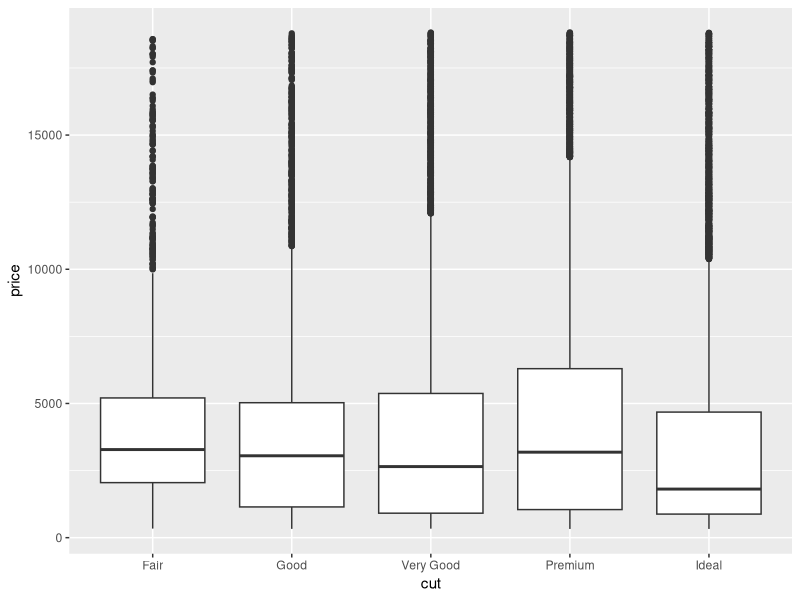
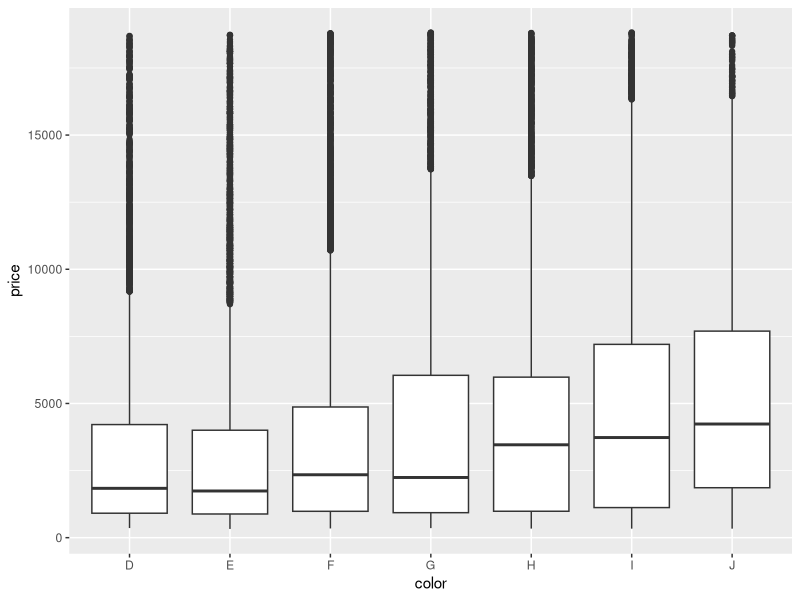
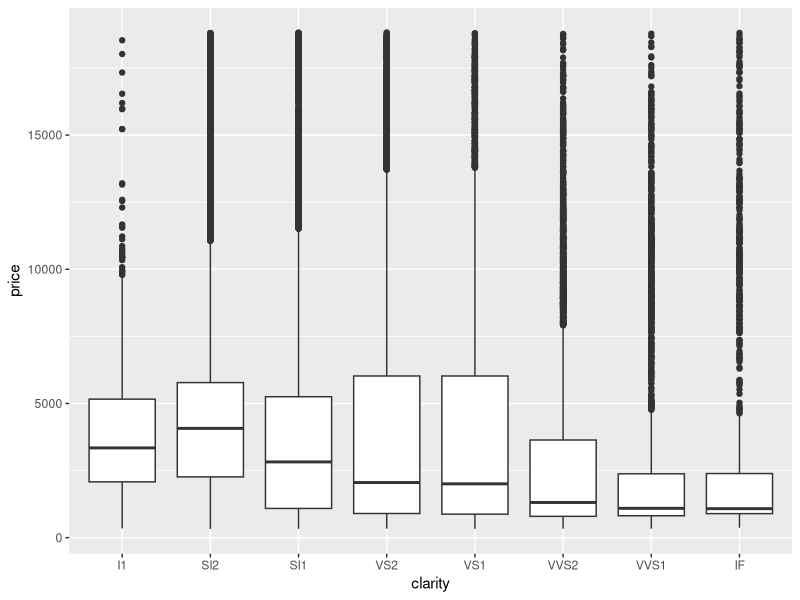
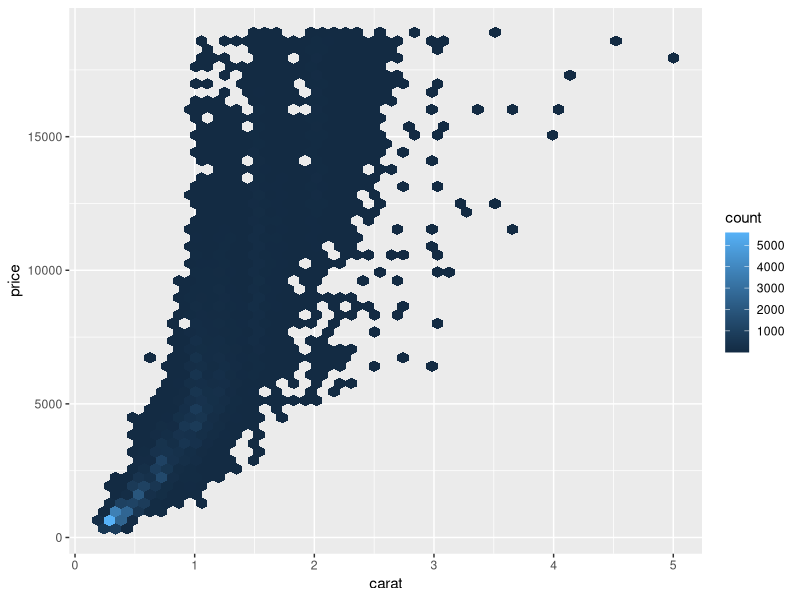
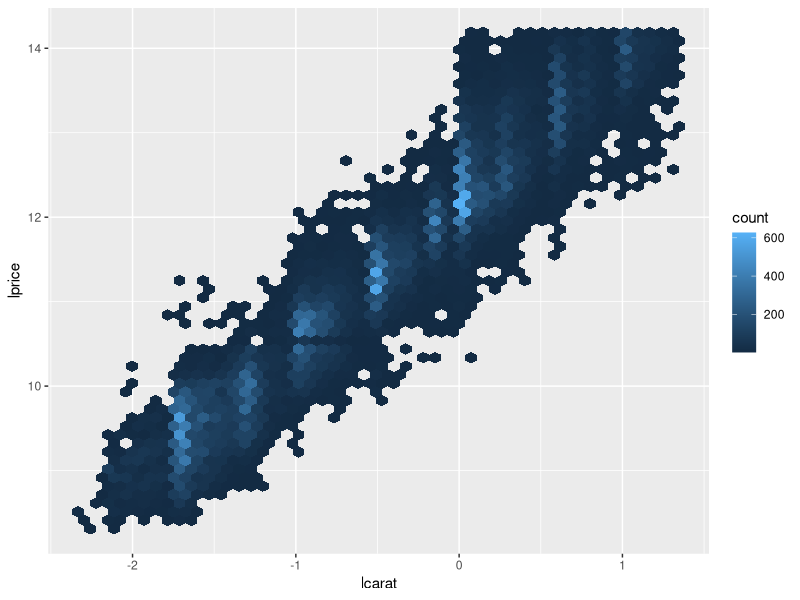
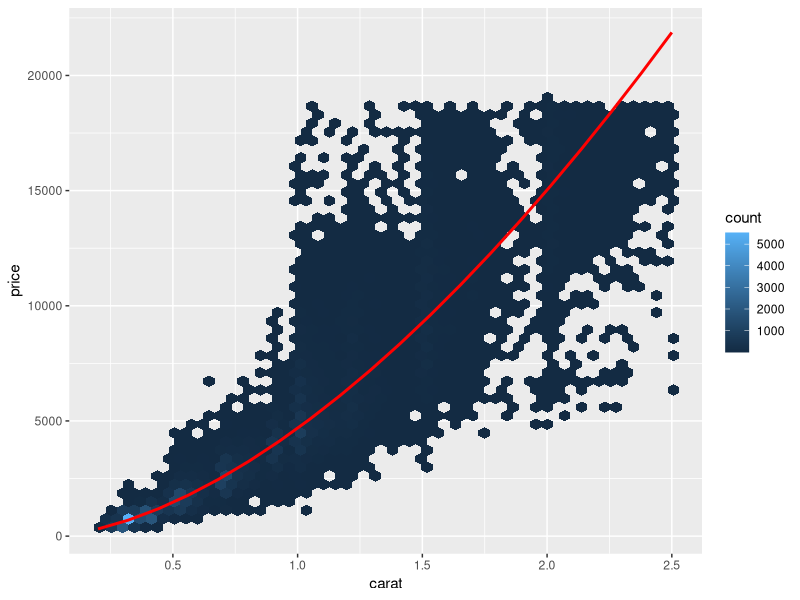
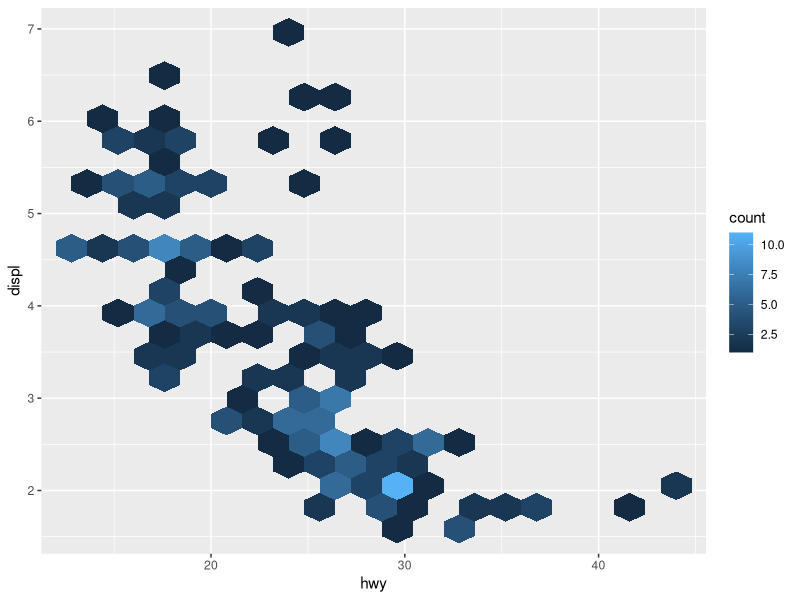
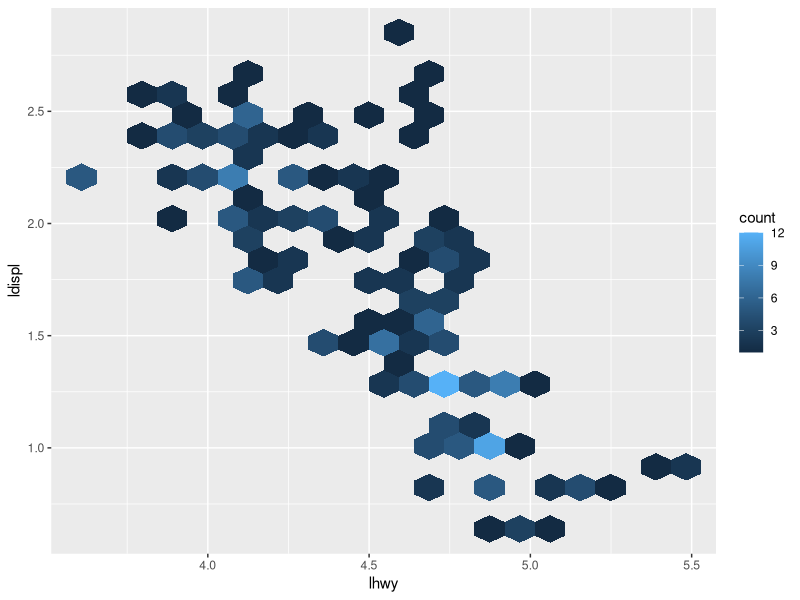

Write R code to recreate these figures, in order.
#Bibliotecas e configuração NA
library(tidyverse)
library(modelr)
options(na.action = na.warn)
library(lubridate)


# Preços e qualidade de diamantes -----------------------------------------

ggplot(diamonds, aes(cut, price)) + geom_boxplot()
ggplot(diamonds, aes(color, price)) + geom_boxplot()
ggplot(diamonds, aes(clarity, price)) + geom_boxplot()

#Peso e quilates e sua influência no preço
ggplot(diamonds, aes(carat, price)) +
  geom_hex(bins = 50)

#Transformações
diamonds2 <- diamonds %>%
  #Menor ou igual a 2 quilates
  filter(carat <= 2.5) %>% 
  #Mapamento de variáveis log de preço e quilates
  mutate(lprice = log2(price), lcarat = log2(carat))

#Visualização com dataset transformado - Preço ~ quilates
ggplot(diamonds2, aes(lcarat, lprice)) +
  geom_hex(bins = 50)


#Modelagem
mod_diamonds <- lm(lprice ~ lcarat, data = diamonds2)
mod_diamonds

#Análise do modelo
grid <- diamonds2 %>% 
  data_grid(carat = seq_range(carat, 20)) %>% #Add sample
  mutate(lcarat = log2(carat)) %>%  #Log sample
  add_predictions(mod_diamonds, "lprice") %>%  #Predict log
  mutate(price = 2 ^ lprice) #predict original scale

grid

#Visualização das predições
ggplot(diamonds2, aes(carat, price)) + 
  geom_hex(bins = 50) + 
  geom_line(data = grid, color = "red", size = 1)



# Exercício mpg -----------------------------------------------------------

head(mpg)
ggplot(mpg, aes(hwy, displ)) + 
  geom_hex(bins = 20)

mpg2 <- mpg %>% 
  mutate(lhwy = log2(hwy), ldispl = log2(displ),
         zhwy = scale(hwy), zdispl = scale(displ))

head(mpg2)
#Visualização com transformação logaritimica
ggplot(mpg2, aes(lhwy, ldispl)) + 
  geom_hex(bins = 20)

#Visualização com padronização z-score
ggplot(mpg2, aes(zhwy, zdispl)) + 
  geom_hex(bins = 20)


model <- lm(lhwy ~ ldispl, data = mpg2)
model

grid_mpg <- mpg2 %>% 
  data_grid(displ = seq_range(displ, 30)) %>% 
  mutate(ldispl = log2(displ)) %>% 
  add_predictions(model, "lhwy") %>% 
  mutate(hwy = 2 ^ lhwy)

grid_mpg


#Visualização das predições
ggplot(mpg2, aes(displ, hwy)) + 
  geom_hex(bins = 20) +
  geom_line(data = grid_mpg, color = "red", size = 1)



# Continuação avaliação de preços -----------------------------------------

diamonds2 <- diamonds2 %>% 
  add_residuals(mod_diamonds, "lresid")

ggplot(diamonds2, aes(lcarat, lresid)) + 
  geom_hex(bins = 50)


ggplot(diamonds2, aes(cut, lresid)) + geom_boxplot()
ggplot(diamonds2, aes(color, lresid)) + geom_boxplot()
ggplot(diamonds2, aes(clarity, lresid)) + geom_boxplot()

#Adição de novas variáveis no modelo
mod_diamonds2 <- lm(
  lprice ~ lcarat + color + cut + clarity,
  data = diamonds2
)

mod_diamonds2

grid <- diamonds2 %>% 
  data_grid(cut, .model = mod_diamonds2) %>% 
  add_predictions(mod_diamonds2)

grid

ggplot(grid, aes(cut, pred)) + 
  geom_point()

diamonds2 <- diamonds2 %>% 
  add_residuals(mod_diamonds2, "lresid2")

ggplot(diamonds2, aes(lcarat, lresid2)) + 
  geom_hex(bins = 50)

#Valores incomuns
diamonds2 %>% 
  filter(abs(lresid2) > 1) %>% 
  add_predictions(mod_diamonds2) %>% 
  mutate(pred = round(2 ^ pred)) %>% 
  select(price, pred, carat:table, x:z) %>% 
  arrange(price)
